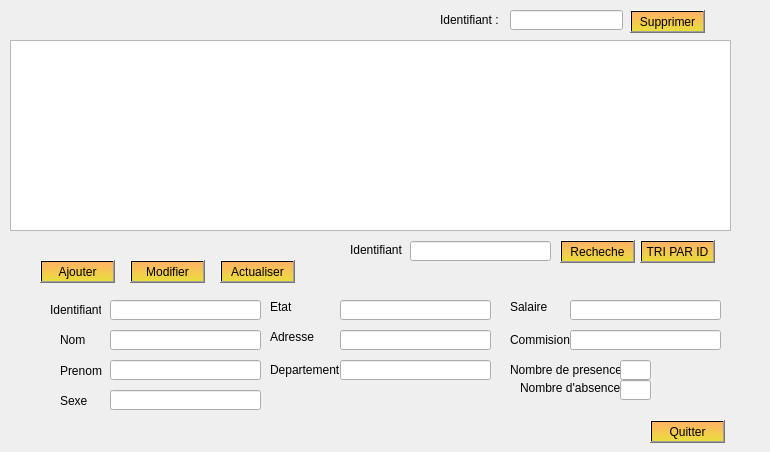
   <widget class="QWidget" name="tab">
    <attribute name="title">
     <string>Information</string>
    </attribute>
    <widget class="QTableView" name="tabinformation">
     <property name="geometry">
      <rect>
       <x>10</x>
       <y>40</y>
       <width>721</width>
       <height>191</height>
      </rect>
     </property>
    </widget>
    <widget class="QPushButton" name="pushButton_supprimer">
     <property name="geometry">
      <rect>
       <x>630</x>
       <y>10</y>
       <width>75</width>
       <height>23</height>
      </rect>
     </property>
     <property name="styleSheet">
      <string notr="true">background-color: qlineargradient(spread:pad, x1:0, y1:0, x2:0, y2:1, stop:0 rgba(255, 178, 102, 255), stop:0.974874 rgba(235, 220, 61, 255), stop:0.98 rgba(0, 0, 0, 255), stop:1 rgba(0, 0, 0, 0));font: 8pt &quot;MV Boli&quot;;</string>
     </property>
     <property name="text">
      <string>Supprimer</string>
     </property>
    </widget>
    <widget class="QLineEdit" name="lineEdit_supprimer">
     <property name="geometry">
      <rect>
       <x>510</x>
       <y>10</y>
       <width>113</width>
       <height>20</height>
      </rect>
     </property>
    </widget>
    <widget class="QLabel" name="label">
     <property name="geometry">
      <rect>
       <x>440</x>
       <y>10</y>
       <width>81</width>
       <height>20</height>
      </rect>
     </property>
     <property name="styleSheet">
      <string notr="true">font: 8pt &quot;MV Boli&quot;;</string>
     </property>
     <property name="text">
      <string>Identifiant :</string>
     </property>
    </widget>
    <widget class="QPushButton" name="pushButton_ajouter">
     <property name="geometry">
      <rect>
       <x>40</x>
       <y>260</y>
       <width>75</width>
       <height>23</height>
      </rect>
     </property>
     <property name="styleSheet">
      <string notr="true">background-color: qlineargradient(spread:pad, x1:0, y1:0, x2:0, y2:1, stop:0 rgba(255, 178, 102, 255), stop:0.974874 rgba(235, 220, 61, 255), stop:0.98 rgba(0, 0, 0, 255), stop:1 rgba(0, 0, 0, 0));
font: 8pt &quot;MV Boli&quot;;</string>
     </property>
     <property name="text">
      <string>Ajouter</string>
     </property>
    </widget>
    <widget class="QPushButton" name="pushButton_modifier">
     <property name="geometry">
      <rect>
       <x>130</x>
       <y>260</y>
       <width>75</width>
       <height>23</height>
      </rect>
     </property>
     <property name="styleSheet">
      <string notr="true">background-color: qlineargradient(spread:pad, x1:0, y1:0, x2:0, y2:1, stop:0 rgba(255, 178, 102, 255), stop:0.974874 rgba(235, 220, 61, 255), stop:0.98 rgba(0, 0, 0, 255), stop:1 rgba(0, 0, 0, 0));font: 8pt &quot;MV Boli&quot;;</string>
     </property>
     <property name="text">
      <string>Modifier</string>
     </property>
    </widget>
    <widget class="QLineEdit" name="lineEdit_id">
     <property name="geometry">
      <rect>
       <x>110</x>
       <y>300</y>
       <width>151</width>
       <height>20</height>
      </rect>
     </property>
    </widget>
    <widget class="QLineEdit" name="lineEdit_nom">
     <property name="geometry">
      <rect>
       <x>110</x>
       <y>330</y>
       <width>151</width>
       <height>20</height>
      </rect>
     </property>
    </widget>
    <widget class="QLineEdit" name="lineEdit_prenom">
     <property name="geometry">
      <rect>
       <x>110</x>
       <y>360</y>
       <width>151</width>
       <height>20</height>
      </rect>
     </property>
    </widget>
    <widget class="QLabel" name="label_2">
     <property name="geometry">
      <rect>
       <x>60</x>
       <y>390</y>
       <width>47</width>
       <height>21</height>
      </rect>
     </property>
     <property name="styleSheet">
      <string notr="true">font: 8pt &quot;MV Boli&quot;;</string>
     </property>
     <property name="text">
      <string>Sexe</string>
     </property>
    </widget>
    <widget class="QLabel" name="label_3">
     <property name="geometry">
      <rect>
       <x>50</x>
       <y>300</y>
       <width>51</width>
       <height>20</height>
      </rect>
     </property>
     <property name="styleSheet">
      <string notr="true">font: 8pt &quot;MV Boli&quot;;</string>
     </property>
     <property name="text">
      <string>Identifiant</string>
     </property>
    </widget>
    <widget class="QLabel" name="label_4">
     <property name="geometry">
      <rect>
       <x>60</x>
       <y>330</y>
       <width>41</width>
       <height>20</height>
      </rect>
     </property>
     <property name="styleSheet">
      <string notr="true">font: 8pt &quot;MV Boli&quot;;</string>
     </property>
     <property name="text">
      <string>Nom</string>
     </property>
    </widget>
    <widget class="QLabel" name="label_5">
     <property name="geometry">
      <rect>
       <x>60</x>
       <y>360</y>
       <width>51</width>
       <height>21</height>
      </rect>
     </property>
     <property name="styleSheet">
      <string notr="true">font: 8pt &quot;MV Boli&quot;;</string>
     </property>
     <property name="text">
      <string>Prenom</string>
     </property>
    </widget>
    <widget class="QLineEdit" name="lineEdit_etat">
     <property name="geometry">
      <rect>
       <x>340</x>
       <y>300</y>
       <width>151</width>
       <height>20</height>
      </rect>
     </property>
    </widget>
    <widget class="QLineEdit" name="lineEdit_adresse">
     <property name="geometry">
      <rect>
       <x>340</x>
       <y>330</y>
       <width>151</width>
       <height>20</height>
      </rect>
     </property>
    </widget>
    <widget class="QLineEdit" name="lineEdit_departement">
     <property name="geometry">
      <rect>
       <x>340</x>
       <y>360</y>
       <width>151</width>
       <height>20</height>
      </rect>
     </property>
    </widget>
    <widget class="QLineEdit" name="lineEdit_salaire">
     <property name="geometry">
      <rect>
       <x>570</x>
       <y>300</y>
       <width>151</width>
       <height>20</height>
      </rect>
     </property>
    </widget>
    <widget class="QLineEdit" name="lineEdit_commision">
     <property name="geometry">
      <rect>
       <x>570</x>
       <y>330</y>
       <width>151</width>
       <height>20</height>
      </rect>
     </property>
    </widget>
    <widget class="QLabel" name="label_6">
     <property name="geometry">
      <rect>
       <x>270</x>
       <y>300</y>
       <width>47</width>
       <height>13</height>
      </rect>
     </property>
     <property name="styleSheet">
      <string notr="true">font: 8pt &quot;MV Boli&quot;;</string>
     </property>
     <property name="text">
      <string>Etat</string>
     </property>
    </widget>
    <widget class="QLabel" name="label_7">
     <property name="geometry">
      <rect>
       <x>270</x>
       <y>330</y>
       <width>47</width>
       <height>13</height>
      </rect>
     </property>
     <property name="styleSheet">
      <string notr="true">font: 8pt &quot;MV Boli&quot;;</string>
     </property>
     <property name="text">
      <string>Adresse</string>
     </property>
    </widget>
    <widget class="QLabel" name="label_8">
     <property name="geometry">
      <rect>
       <x>270</x>
       <y>360</y>
       <width>71</width>
       <height>20</height>
      </rect>
     </property>
     <property name="styleSheet">
      <string notr="true">font: 8pt &quot;MV Boli&quot;;</string>
     </property>
     <property name="text">
      <string>Departement</string>
     </property>
    </widget>
    <widget class="QLabel" name="label_9">
     <property name="geometry">
      <rect>
       <x>510</x>
       <y>300</y>
       <width>47</width>
       <height>13</height>
      </rect>
     </property>
     <property name="styleSheet">
      <string notr="true">font: 8pt &quot;MV Boli&quot;;</string>
     </property>
     <property name="text">
      <string>Salaire</string>
     </property>
    </widget>
    <widget class="QLabel" name="label_10">
     <property name="geometry">
      <rect>
       <x>510</x>
       <y>330</y>
       <width>61</width>
       <height>20</height>
      </rect>
     </property>
     <property name="styleSheet">
      <string notr="true">font: 8pt &quot;MV Boli&quot;;</string>
     </property>
     <property name="text">
      <string>Commision</string>
     </property>
    </widget>
    <widget class="QLabel" name="label_11">
     <property name="geometry">
      <rect>
       <x>510</x>
       <y>360</y>
       <width>141</width>
       <height>20</height>
      </rect>
     </property>
     <property name="styleSheet">
      <string notr="true">font: 8pt &quot;MV Boli&quot;;</string>
     </property>
     <property name="text">
      <string>Nombre de presence</string>
     </property>
    </widget>
    <widget class="QLabel" name="label_12">
     <property name="geometry">
      <rect>
       <x>520</x>
       <y>380</y>
       <width>101</width>
       <height>16</height>
      </rect>
     </property>
     <property name="styleSheet">
      <string notr="true">font: 8pt &quot;MV Boli&quot;;</string>
     </property>
     <property name="text">
      <string>Nombre d'absence</string>
     </property>
    </widget>
    <widget class="QLineEdit" name="lineEdit_nbr_prs">
     <property name="geometry">
      <rect>
       <x>620</x>
       <y>360</y>
       <width>31</width>
       <height>20</height>
      </rect>
     </property>
    </widget>
    <widget class="QLineEdit" name="lineEdit_nbr_abs">
     <property name="geometry">
      <rect>
       <x>620</x>
       <y>380</y>
       <width>31</width>
       <height>20</height>
      </rect>
     </property>
    </widget>
    <widget class="QLineEdit" name="lineEdit_sexe">
     <property name="geometry">
      <rect>
       <x>110</x>
       <y>390</y>
       <width>151</width>
       <height>20</height>
      </rect>
     </property>
    </widget>
    <widget class="QPushButton" name="pushButton_recherche">
     <property name="geometry">
      <rect>
       <x>560</x>
       <y>240</y>
       <width>75</width>
       <height>23</height>
      </rect>
     </property>
     <property name="styleSheet">
      <string notr="true">background-color: qlineargradient(spread:pad, x1:0, y1:0, x2:0, y2:1, stop:0 rgba(255, 178, 102, 255), stop:0.974874 rgba(235, 220, 61, 255), stop:0.98 rgba(0, 0, 0, 255), stop:1 rgba(0, 0, 0, 0));font: 8pt &quot;MV Boli&quot;;</string>
     </property>
     <property name="text">
      <string>Recheche</string>
     </property>
    </widget>
    <widget class="QLineEdit" name="lineEdit_recherche">
     <property name="geometry">
      <rect>
       <x>410</x>
       <y>241</y>
       <width>141</width>
       <height>20</height>
      </rect>
     </property>
    </widget>
    <widget class="QLabel" name="label_13">
     <property name="geometry">
      <rect>
       <x>350</x>
       <y>240</y>
       <width>61</width>
       <height>20</height>
      </rect>
     </property>
     <property name="styleSheet">
      <string notr="true">font: 8pt &quot;MV Boli&quot;;</string>
     </property>
     <property name="text">
      <string>Identifiant</string>
     </property>
    </widget>
    <widget class="QPushButton" name="pushButton_tri">
     <property name="geometry">
      <rect>
       <x>640</x>
       <y>240</y>
       <width>75</width>
       <height>23</height>
      </rect>
     </property>
     <property name="styleSheet">
      <string notr="true">background-color: qlineargradient(spread:pad, x1:0, y1:0, x2:0, y2:1, stop:0 rgba(255, 178, 102, 255), stop:0.974874 rgba(235, 220, 61, 255), stop:0.98 rgba(0, 0, 0, 255), stop:1 rgba(0, 0, 0, 0));font: 8pt &quot;MV Boli&quot;;</string>
     </property>
     <property name="text">
      <string>TRI PAR ID</string>
     </property>
    </widget>
    <widget class="QPushButton" name="pushButton_actualiser">
     <property name="geometry">
      <rect>
       <x>220</x>
       <y>260</y>
       <width>75</width>
       <height>23</height>
      </rect>
     </property>
     <property name="styleSheet">
      <string notr="true">background-color: qlineargradient(spread:pad, x1:0, y1:0, x2:0, y2:1, stop:0 rgba(255, 178, 102, 255), stop:0.974874 rgba(235, 220, 61, 255), stop:0.98 rgba(0, 0, 0, 255), stop:1 rgba(0, 0, 0, 0));font: 8pt &quot;MV Boli&quot;;</string>
     </property>
     <property name="text">
      <string>Actualiser</string>
     </property>
    </widget>
    <widget class="QLabel" name="label_21">
     <property name="geometry">
      <rect>
       <x>-10</x>
       <y>0</y>
       <width>211</width>
       <height>31</height>
      </rect>
     </property>
     <property name="text">
      <string/>
     </property>
     <property name="pixmap">
      <pixmap>../../Desktop/1.png</pixmap>
     </property>
    </widget>
    <widget class="QLabel" name="label_23">
     <property name="geometry">
      <rect>
       <x>20</x>
       <y>220</y>
       <width>741</width>
       <height>16</height>
      </rect>
     </property>
     <property name="text">
      <string/>
     </property>
     <property name="pixmap">
      <pixmap>../../Desktop/blue.png</pixmap>
     </property>
    </widget>
    <widget class="QLabel" name="label_24">
     <property name="geometry">
      <rect>
       <x>720</x>
       <y>50</y>
       <width>20</width>
       <height>181</height>
      </rect>
     </property>
     <property name="text">
      <string/>
     </property>
     <property name="pixmap">
      <pixmap>../../Desktop/blue.png</pixmap>
     </property>
    </widget>
    <widget class="QLabel" name="label_27">
     <property name="geometry">
      <rect>
       <x>110</x>
       <y>300</y>
       <width>151</width>
       <height>21</height>
      </rect>
     </property>
     <property name="text">
      <string/>
     </property>
     <property name="pixmap">
      <pixmap>../../Desktop/ornge.png</pixmap>
     </property>
    </widget>
    <widget class="QLabel" name="label_28">
     <property name="geometry">
      <rect>
       <x>110</x>
       <y>330</y>
       <width>151</width>
       <height>21</height>
      </rect>
     </property>
     <property name="text">
      <string/>
     </property>
     <property name="pixmap">
      <pixmap>../../Desktop/ornge.png</pixmap>
     </property>
    </widget>
    <widget class="QLabel" name="label_29">
     <property name="geometry">
      <rect>
       <x>110</x>
       <y>360</y>
       <width>151</width>
       <height>21</height>
      </rect>
     </property>
     <property name="text">
      <string/>
     </property>
     <property name="pixmap">
      <pixmap>../../Desktop/ornge.png</pixmap>
     </property>
    </widget>
    <widget class="QLabel" name="label_30">
     <property name="geometry">
      <rect>
       <x>110</x>
       <y>390</y>
       <width>151</width>
       <height>21</height>
      </rect>
     </property>
     <property name="text">
      <string/>
     </property>
     <property name="pixmap">
      <pixmap>../../Desktop/ornge.png</pixmap>
     </property>
    </widget>
    <widget class="QLabel" name="label_31">
     <property name="geometry">
      <rect>
       <x>340</x>
       <y>300</y>
       <width>151</width>
       <height>21</height>
      </rect>
     </property>
     <property name="text">
      <string/>
     </property>
     <property name="pixmap">
      <pixmap>../../Desktop/ornge.png</pixmap>
     </property>
    </widget>
    <widget class="QLabel" name="label_32">
     <property name="geometry">
      <rect>
       <x>340</x>
       <y>330</y>
       <width>151</width>
       <height>21</height>
      </rect>
     </property>
     <property name="text">
      <string/>
     </property>
     <property name="pixmap">
      <pixmap>../../Desktop/ornge.png</pixmap>
     </property>
    </widget>
    <widget class="QLabel" name="label_33">
     <property name="geometry">
      <rect>
       <x>340</x>
       <y>360</y>
       <width>151</width>
       <height>21</height>
      </rect>
     </property>
     <property name="text">
      <string/>
     </property>
     <property name="pixmap">
      <pixmap>../../Desktop/ornge.png</pixmap>
     </property>
    </widget>
    <widget class="QLabel" name="label_34">
     <property name="geometry">
      <rect>
       <x>570</x>
       <y>300</y>
       <width>151</width>
       <height>21</height>
      </rect>
     </property>
     <property name="text">
      <string/>
     </property>
     <property name="pixmap">
      <pixmap>../../Desktop/ornge.png</pixmap>
     </property>
    </widget>
    <widget class="QLabel" name="label_35">
     <property name="geometry">
      <rect>
       <x>570</x>
       <y>330</y>
       <width>151</width>
       <height>21</height>
      </rect>
     </property>
     <property name="text">
      <string/>
     </property>
     <property name="pixmap">
      <pixmap>../../Desktop/ornge.png</pixmap>
     </property>
    </widget>
    <widget class="QLabel" name="label_36">
     <property name="geometry">
      <rect>
       <x>620</x>
       <y>360</y>
       <width>31</width>
       <height>41</height>
      </rect>
     </property>
     <property name="text">
      <string/>
     </property>
     <property name="pixmap">
      <pixmap>../../Desktop/ornge.png</pixmap>
     </property>
    </widget>
    <widget class="QLabel" name="label_37">
     <property name="geometry">
      <rect>
       <x>410</x>
       <y>241</y>
       <width>141</width>
       <height>21</height>
      </rect>
     </property>
     <property name="text">
      <string/>
     </property>
     <property name="pixmap">
      <pixmap>../../Desktop/ornge.png</pixmap>
     </property>
    </widget>
    <widget class="QLabel" name="label_38">
     <property name="geometry">
      <rect>
       <x>510</x>
       <y>10</y>
       <width>111</width>
       <height>21</height>
      </rect>
     </property>
     <property name="text">
      <string/>
     </property>
     <property name="pixmap">
      <pixmap>../../Desktop/ornge.png</pixmap>
     </property>
    </widget>
    <widget class="QPushButton" name="pushButton_2">
     <property name="geometry">
      <rect>
       <x>650</x>
       <y>420</y>
       <width>75</width>
       <height>23</height>
      </rect>
     </property>
     <property name="styleSheet">
      <string notr="true">background-color: qlineargradient(spread:pad, x1:0, y1:0, x2:0, y2:1, stop:0 rgba(255, 178, 102, 255), stop:0.974874 rgba(235, 220, 61, 255), stop:0.98 rgba(0, 0, 0, 255), stop:1 rgba(0, 0, 0, 0));font: 8pt &quot;MV Boli&quot;;</string>
     </property>
     <property name="text">
      <string>Quitter</string>
     </property>
    </widget>
    <zorder>label_38</zorder>
    <zorder>label_37</zorder>
    <zorder>label_36</zorder>
    <zorder>label_35</zorder>
    <zorder>label_34</zorder>
    <zorder>label_33</zorder>
    <zorder>label_32</zorder>
    <zorder>label_31</zorder>
    <zorder>label_30</zorder>
    <zorder>label_29</zorder>
    <zorder>label_28</zorder>
    <zorder>label_27</zorder>
    <zorder>label_24</zorder>
    <zorder>label_23</zorder>
    <zorder>tabinformation</zorder>
    <zorder>pushButton_supprimer</zorder>
    <zorder>lineEdit_supprimer</zorder>
    <zorder>label</zorder>
    <zorder>pushButton_ajouter</zorder>
    <zorder>pushButton_modifier</zorder>
    <zorder>lineEdit_id</zorder>
    <zorder>lineEdit_nom</zorder>
    <zorder>lineEdit_prenom</zorder>
    <zorder>label_2</zorder>
    <zorder>label_3</zorder>
    <zorder>label_4</zorder>
    <zorder>label_5</zorder>
    <zorder>lineEdit_etat</zorder>
    <zorder>lineEdit_adresse</zorder>
    <zorder>lineEdit_departement</zorder>
    <zorder>lineEdit_salaire</zorder>
    <zorder>lineEdit_commision</zorder>
    <zorder>label_6</zorder>
    <zorder>label_7</zorder>
    <zorder>label_8</zorder>
    <zorder>label_9</zorder>
    <zorder>label_10</zorder>
    <zorder>label_11</zorder>
    <zorder>label_12</zorder>
    <zorder>lineEdit_nbr_prs</zorder>
    <zorder>lineEdit_nbr_abs</zorder>
    <zorder>lineEdit_sexe</zorder>
    <zorder>pushButton_recherche</zorder>
    <zorder>lineEdit_recherche</zorder>
    <zorder>label_13</zorder>
    <zorder>pushButton_tri</zorder>
    <zorder>pushButton_actualiser</zorder>
    <zorder>label_21</zorder>
    <zorder>pushButton_2</zorder>
   </widget>
